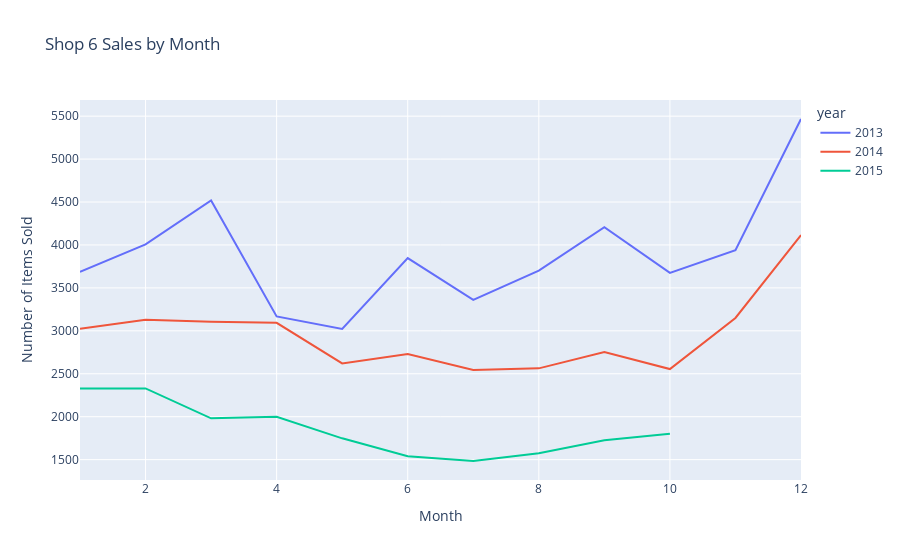
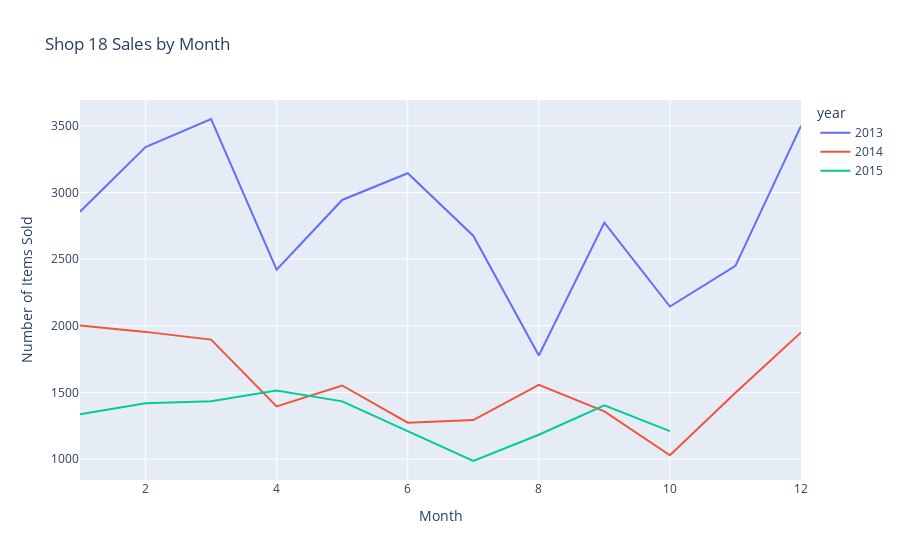
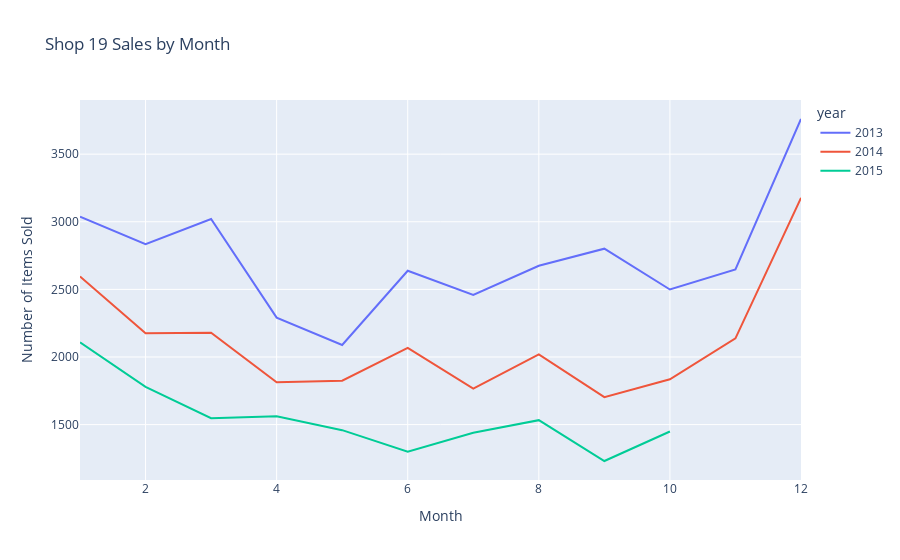
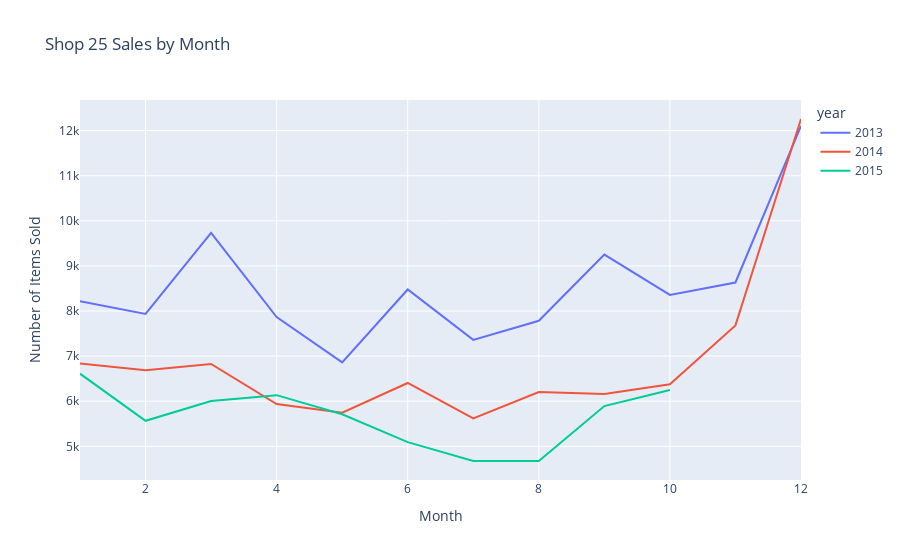

Notebook source saved alongside these figures, in order:
### Markdown cell above
- Do certain shops have more typical purchasing behaviours?

### Code cell
shop_data = {}
for shop_id, shop_df in monthly_sales.groupby('shop_id'):
    shop_df['month'] = shop_df['date_block_num'] % 12 + 1
    shop_df['year'] = shop_df['date_block_num'] // 12 + 2013
    shop_data[shop_id] = shop_df

# Create a separate plot for each shop
for shop_id, shop_df in shop_data.items():
    if shop_id in [31, 25, 54, 28, 27, 42, 6, 18, 50, 19]:
        fig = px.line(shop_df, x='month', y='item_cnt_day', color='year', title=f'Shop {shop_id} Sales by Month')
        fig.update_layout(xaxis_title='Month', yaxis_title='Number of Items Sold')
        fig.show()

### Figure 1 — Plotly figure (JSON) as saved in the notebook; plotly's stock layout.template omitted (floating-point values rounded to 4 significant figures)
{"data": [{"hovertemplate": "year=2013<br>month=%{x}<br>item_cnt_day=%{y}<extra></extra>", "legendgroup": "2013", "line": {"color": "#636efa", "dash": "solid"}, "marker": {"symbol": "circle"}, "mode": "lines", "name": "2013", "orientation": "v", "showlegend": true, "type": "scatter", "x": [1, 2, 3, 4, 5, 6, 7, 8, 9, 10, 11, 12], "xaxis": "x", "y": [3686, 4007, 4519, 3168, 3022, 3847, 3360, 3702, 4208, 3675, 3938, 5467], "yaxis": "y"}, {"hovertemplate": "year=2014<br>month=%{x}<br>item_cnt_day=%{y}<extra></extra>", "legendgroup": "2014", "line": {"color": "#EF553B", "dash": "solid"}, "marker": {"symbol": "circle"}, "mode": "lines", "name": "2014", "orientation": "v", "showlegend": true, "type": "scatter", "x": [1, 2, 3, 4, 5, 6, 7, 8, 9, 10, 11, 12], "xaxis": "x", "y": [3024, 3129, 3105, 3093, 2620, 2730, 2543, 2563, 2754, 2555, 3150, 4115], "yaxis": "y"}, {"hovertemplate": "year=2015<br>month=%{x}<br>item_cnt_day=%{y}<extra></extra>", "legendgroup": "2015", "line": {"color": "#00cc96", "dash": "solid"}, "marker": {"symbol": "circle"}, "mode": "lines", "name": "2015", "orientation": "v", "showlegend": true, "type": "scatter", "x": [1, 2, 3, 4, 5, 6, 7, 8, 9, 10], "xaxis": "x", "y": [2328, 2329, 1981, 1998, 1748, 1539, 1484, 1575, 1725, 1802], "yaxis": "y"}], "layout": {"legend": {"title": {"text": "year"}, "tracegroupgap": 0}, "title": {"text": "Shop 6 Sales by Month"}, "xaxis": {"anchor": "y", "domain": [0, 1], "title": {"text": "Month"}}, "yaxis": {"anchor": "x", "domain": [0, 1], "title": {"text": "Number of Items Sold"}}}}

### Figure 2 — Plotly figure (JSON) as saved in the notebook; plotly's stock layout.template omitted (floating-point values rounded to 4 significant figures)
{"data": [{"hovertemplate": "year=2013<br>month=%{x}<br>item_cnt_day=%{y}<extra></extra>", "legendgroup": "2013", "line": {"color": "#636efa", "dash": "solid"}, "marker": {"symbol": "circle"}, "mode": "lines", "name": "2013", "orientation": "v", "showlegend": true, "type": "scatter", "x": [1, 2, 3, 4, 5, 6, 7, 8, 9, 10, 11, 12], "xaxis": "x", "y": [2856, 3341, 3551, 2421, 2944, 3144, 2676, 1778, 2774, 2145, 2450, 3500], "yaxis": "y"}, {"hovertemplate": "year=2014<br>month=%{x}<br>item_cnt_day=%{y}<extra></extra>", "legendgroup": "2014", "line": {"color": "#EF553B", "dash": "solid"}, "marker": {"symbol": "circle"}, "mode": "lines", "name": "2014", "orientation": "v", "showlegend": true, "type": "scatter", "x": [1, 2, 3, 4, 5, 6, 7, 8, 9, 10, 11, 12], "xaxis": "x", "y": [2002, 1955, 1897, 1396, 1553, 1274, 1294, 1558, 1359, 1030, 1498, 1951], "yaxis": "y"}, {"hovertemplate": "year=2015<br>month=%{x}<br>item_cnt_day=%{y}<extra></extra>", "legendgroup": "2015", "line": {"color": "#00cc96", "dash": "solid"}, "marker": {"symbol": "circle"}, "mode": "lines", "name": "2015", "orientation": "v", "showlegend": true, "type": "scatter", "x": [1, 2, 3, 4, 5, 6, 7, 8, 9, 10], "xaxis": "x", "y": [1337, 1420, 1435, 1515, 1434, 1212, 987, 1184, 1404, 1211], "yaxis": "y"}], "layout": {"legend": {"title": {"text": "year"}, "tracegroupgap": 0}, "title": {"text": "Shop 18 Sales by Month"}, "xaxis": {"anchor": "y", "domain": [0, 1], "title": {"text": "Month"}}, "yaxis": {"anchor": "x", "domain": [0, 1], "title": {"text": "Number of Items Sold"}}}}

### Figure 3 — Plotly figure (JSON) as saved in the notebook; plotly's stock layout.template omitted (floating-point values rounded to 4 significant figures)
{"data": [{"hovertemplate": "year=2013<br>month=%{x}<br>item_cnt_day=%{y}<extra></extra>", "legendgroup": "2013", "line": {"color": "#636efa", "dash": "solid"}, "marker": {"symbol": "circle"}, "mode": "lines", "name": "2013", "orientation": "v", "showlegend": true, "type": "scatter", "x": [1, 2, 3, 4, 5, 6, 7, 8, 9, 10, 11, 12], "xaxis": "x", "y": [3038, 2834, 3020, 2291, 2089, 2638, 2459, 2675, 2801, 2499, 2648, 3760], "yaxis": "y"}, {"hovertemplate": "year=2014<br>month=%{x}<br>item_cnt_day=%{y}<extra></extra>", "legendgroup": "2014", "line": {"color": "#EF553B", "dash": "solid"}, "marker": {"symbol": "circle"}, "mode": "lines", "name": "2014", "orientation": "v", "showlegend": true, "type": "scatter", "x": [1, 2, 3, 4, 5, 6, 7, 8, 9, 10, 11, 12], "xaxis": "x", "y": [2596, 2176, 2179, 1813, 1825, 2067, 1767, 2019, 1703, 1835, 2138, 3177], "yaxis": "y"}, {"hovertemplate": "year=2015<br>month=%{x}<br>item_cnt_day=%{y}<extra></extra>", "legendgroup": "2015", "line": {"color": "#00cc96", "dash": "solid"}, "marker": {"symbol": "circle"}, "mode": "lines", "name": "2015", "orientation": "v", "showlegend": true, "type": "scatter", "x": [1, 2, 3, 4, 5, 6, 7, 8, 9, 10], "xaxis": "x", "y": [2108, 1779, 1547, 1562, 1459, 1300, 1440, 1533, 1231, 1449], "yaxis": "y"}], "layout": {"legend": {"title": {"text": "year"}, "tracegroupgap": 0}, "title": {"text": "Shop 19 Sales by Month"}, "xaxis": {"anchor": "y", "domain": [0, 1], "title": {"text": "Month"}}, "yaxis": {"anchor": "x", "domain": [0, 1], "title": {"text": "Number of Items Sold"}}}}

### Figure 4 — Plotly figure (JSON) as saved in the notebook; plotly's stock layout.template omitted (floating-point values rounded to 4 significant figures)
{"data": [{"hovertemplate": "year=2013<br>month=%{x}<br>item_cnt_day=%{y}<extra></extra>", "legendgroup": "2013", "line": {"color": "#636efa", "dash": "solid"}, "marker": {"symbol": "circle"}, "mode": "lines", "name": "2013", "orientation": "v", "showlegend": true, "type": "scatter", "x": [1, 2, 3, 4, 5, 6, 7, 8, 9, 10, 11, 12], "xaxis": "x", "y": [8215, 7934, 9732, 7867, 6860, 8478, 7361, 7784, 9251, 8356, 8632, 12102], "yaxis": "y"}, {"hovertemplate": "year=2014<br>month=%{x}<br>item_cnt_day=%{y}<extra></extra>", "legendgroup": "2014", "line": {"color": "#EF553B", "dash": "solid"}, "marker": {"symbol": "circle"}, "mode": "lines", "name": "2014", "orientation": "v", "showlegend": true, "type": "scatter", "x": [1, 2, 3, 4, 5, 6, 7, 8, 9, 10, 11, 12], "xaxis": "x", "y": [6835, 6686, 6826, 5939, 5746, 6405, 5620, 6205, 6158, 6375, 7681, 12257], "yaxis": "y"}, {"hovertemplate": "year=2015<br>month=%{x}<br>item_cnt_day=%{y}<extra></extra>", "legendgroup": "2015", "line": {"color": "#00cc96", "dash": "solid"}, "marker": {"symbol": "circle"}, "mode": "lines", "name": "2015", "orientation": "v", "showlegend": true, "type": "scatter", "x": [1, 2, 3, 4, 5, 6, 7, 8, 9, 10], "xaxis": "x", "y": [6611, 5566, 6007, 6135, 5712, 5093, 4676, 4675, 5893, 6247], "yaxis": "y"}], "layout": {"legend": {"title": {"text": "year"}, "tracegroupgap": 0}, "title": {"text": "Shop 25 Sales by Month"}, "xaxis": {"anchor": "y", "domain": [0, 1], "title": {"text": "Month"}}, "yaxis": {"anchor": "x", "domain": [0, 1], "title": {"text": "Number of Items Sold"}}}}
